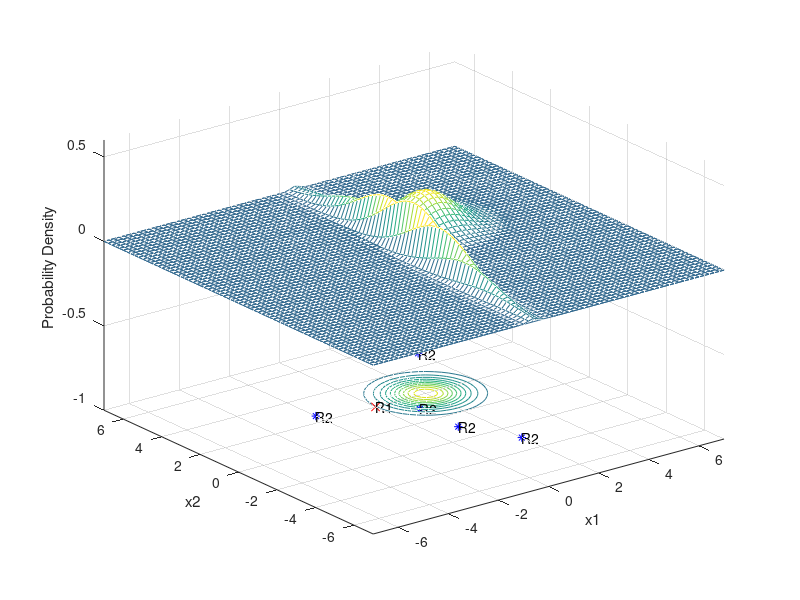

The MATLAB source for this figure: (Note: this script raises an error after producing the figure.)
clear 
clc
x1 = -7:0.2:7; x2 = -7:0.2:7;
[X1,X2] = meshgrid(x1,x2);
mu1 = [0 0];
Sigma1 = [.1 .8;.8 9];
F1 = mvnpdf([X1(:) X2(:)],mu1,Sigma1); 
F1 = reshape(F1,length(x2),length(x1));
meshc(X1,X2,F1); 
axis([-7 7 -7 7 -1.0 0.6]);
xlabel('x1'); ylabel('x2'); zlabel('Probability Density');
hold on;
mu2 = [2 2];
Sigma2 = [.8 0;0 .8];
F2 = mvnpdf([X1(:) X2(:)],mu2,Sigma2);
F2 = reshape(F2,length(x2),length(x1));
meshc(X1,X2,F2);
axis([-7 7 -7 7 -1.0 0.6]);
xlabel('x1'); ylabel('x2'); zlabel('Probability Density');
hold on;
caxis([min(F2(:))-.5*range(F2(:)),max(F2(:))]);

samples=[1 1;1 -1;4 5;-2 2.5;0 2;2 -3];
for n=1:6
    for m=1:2
        if(m==1)
            g1=-log(2*pi)-0.5*log(det(Sigma1))-0.5*(samples(n,:)'-mu1')'*inv(Sigma1)*(samples(n,:)'-mu1')+log(0.5);
        elseif(m==2)
            g2=-log(2*pi)-0.5*log(det(Sigma2))-0.5*(samples(n,:)'-mu2')'*inv(Sigma2)*(samples(n,:)'-mu2')+log(0.5);
        end
    end
    if(g1>g2)
        plot3(samples(n,1),samples(n,2),-1.0,'rx');
        text(samples(n,1),samples(n,2),-1.0,'R1');
    else
        plot3(samples(n,1),samples(n,2),-1.0,'b*');
        text(samples(n,1),samples(n,2),-1.0,'R2');
    end
end
syms x y;
eq1 =-log(2*pi)-0.5*log(det(Sigma1))-0.5*([x;y]-mu1')'*inv(Sigma1)*([x;y]-mu1')+log(0.5);
eq2 =-log(2*pi)-0.5*log(det(Sigma2))-0.5*([x;y]-mu2')'*inv(Sigma2)*([x;y]-mu2')+log(0.5);
eq = eq1 - eq2; 

con=ezplot(eq, [[-7,7],[-7,7]]);
set(con,'Color','red');
xlabel('x1'); ylabel('x2'); zlabel('Probability Density');
hold off;
